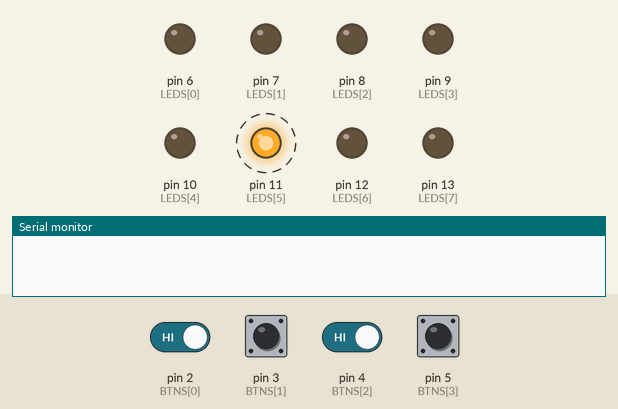
Recording of a sketch running on a simulated Arduino Uno, built with avr-gcc and run on an emulated ATmega328P. Parts: output pins drawn as LEDs (lit = HIGH), the last lines printed to the serial monitor. Dashed ring = blinking. The inputs (shaded band) are chosen by the test bench; at power-on: pin 2 (BTNS[0]), pin 3 (BTNS[1]), pin 4 (BTNS[2]), pin 5 (BTNS[3]) HIGH.

Above: at 0.68 s.
1.3 s: pin 2 (BTNS[0]) driven LOW and pin 4 (BTNS[2]) driven LOW
At 1.7 s:
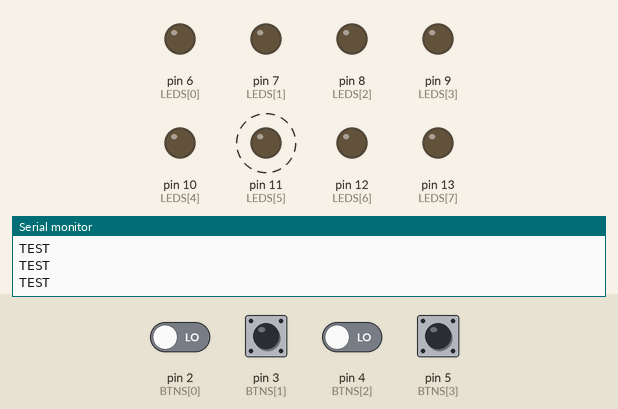
2.8 s: pin 3 (BTNS[1]) pulled LOW for 0.15 s
At 3.4 s:
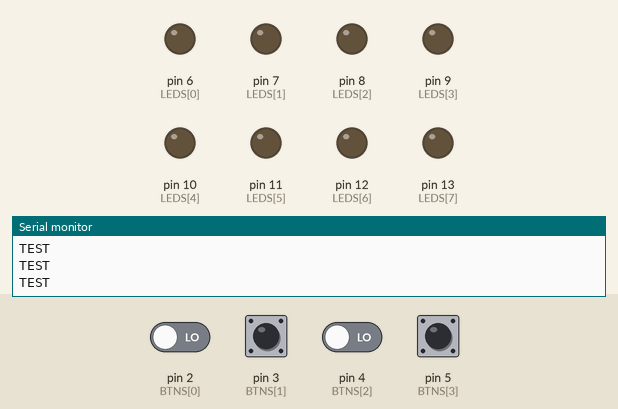
5.9 s: pin 5 (BTNS[3]) pulled LOW for 1 s
At 5.96 s:
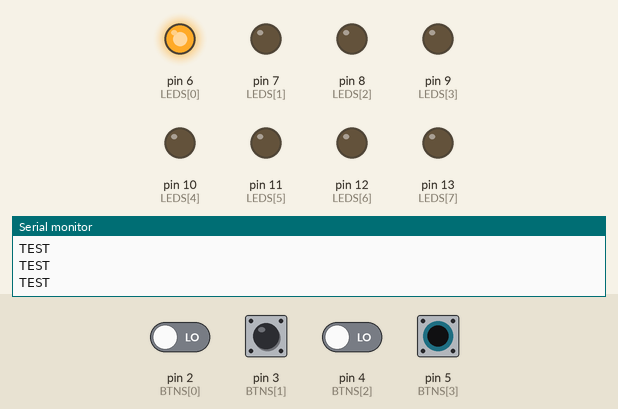
9.9 s: pin 2 (BTNS[0]) driven HIGH
At 10.46 s:
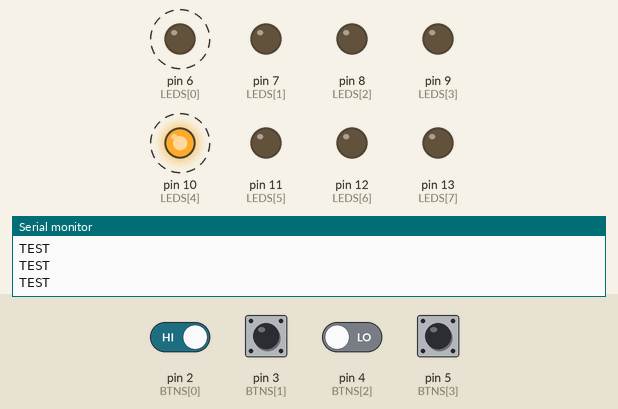
12.9 s: pin 2 (BTNS[0]) driven LOW
At 14.0 s:
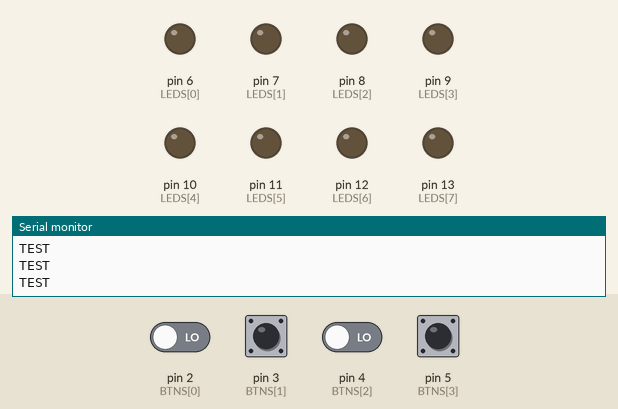
15.9 s: pin 4 (BTNS[2]) driven HIGH
At 16.9 s:
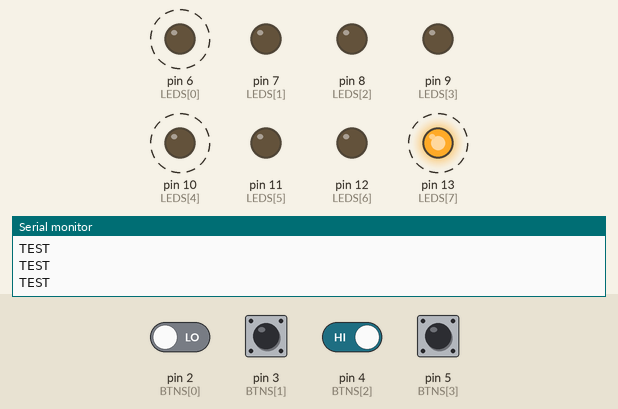
Timing chart, 0 to 19.9 s (numbered marks = the images above; inputs shaded):
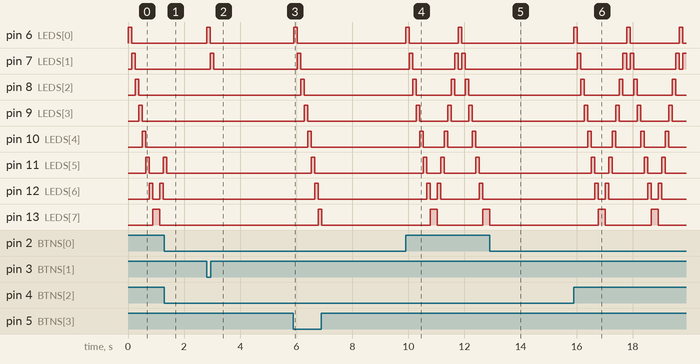

Measured:
- after the input at 1.3 s, pin 6 (LEDS[0]): stays LOW (without the input it goes to HIGH after 0.58 s); pin 7 (LEDS[1]), pin 8 (LEDS[2]), pin 9 (LEDS[3]), pin 10 (LEDS[4]): stops changing and stays LOW; pin 12 (LEDS[6]): stays LOW (without the input it goes to HIGH after 1.3 s); pin 13 (LEDS[7]): stays LOW (without the input it goes to HIGH after 1.5 s)
- after the input at 2.8 s, pin 6 (LEDS[0]): LOW → HIGH at once, → LOW 0.13 s later; pin 7 (LEDS[1]): LOW → HIGH after 0.13 s, → LOW 0.13 s later
- after the input at 5.9 s, pin 6 (LEDS[0]): LOW → HIGH at once, → LOW 0.13 s later; pin 7 (LEDS[1]): LOW → HIGH after 0.13 s, → LOW 0.13 s later; pin 8 (LEDS[2]): LOW → HIGH after 0.25 s, → LOW 0.13 s later; pin 9 (LEDS[3]): LOW → HIGH after 0.38 s, → LOW 0.13 s later; pin 10 (LEDS[4]): LOW → HIGH after 0.50 s, → LOW 0.13 s later
- after the input at 9.9 s, pin 6 (LEDS[0]): alternates HIGH for 0.13 s and LOW for 1.8 s, starting at once; pin 7 (LEDS[1]): goes HIGH 0.13 s, LOW 1.5 s, HIGH 0.13 s, LOW 0.13 s, HIGH 0.13 s, then LOW, starting after 0.13 s
- after the input at 12.9 s, pin 6 (LEDS[0]), pin 7 (LEDS[1]), pin 8 (LEDS[2]), pin 9 (LEDS[3]), pin 10 (LEDS[4]), pin 11 (LEDS[5]), pin 12 (LEDS[6]): stops changing and stays LOW; pin 13 (LEDS[7]): goes on until 12.9 s, then stays LOW
- after the input at 15.9 s, pin 6 (LEDS[0]): alternates HIGH for 0.13 s and LOW for 1.8 s, starting at once; pin 7 (LEDS[1]): LOW → HIGH after 0.13 s, → LOW 0.13 s later, → HIGH 1.5 s later, → LOW 0.13 s later, … (9 changes in this stretch)
- by itself, pin 12 (LEDS[6]): alternates HIGH for 0.13 s and LOW for 0.25 s

The sketch:

lab3-prob3-oddeven.ino
```cpp
// Buttons
const int NUM_OF_BTNS = 4;
const byte BTNS[NUM_OF_BTNS] = {
  2, 3, 4, 5,
};
byte isBtnsPressed[NUM_OF_BTNS] = {
  LOW, LOW, LOW, LOW,
};

// LEDs
const int NUM_OF_LEDS = 8;
const int NUM_OF_LEDS_HALF = NUM_OF_LEDS / 2;
const byte LEDS[NUM_OF_LEDS] = {
  6, 7, 8, 9, 10, 11, 12, 13,
};


void setup() {
  // put your setup code here, to run once:
  Serial.begin(9600);

  // Cofigure modes for btn and LED pins
  for (int i = 0; i < NUM_OF_BTNS; i++) {
    pinMode(BTNS[i], INPUT_PULLUP);
  }
  for (int i = 0; i < NUM_OF_LEDS; i++) {
    pinMode(LEDS[i], OUTPUT);
  }
}


void loop() {
  // put your main code here, to run repeatedly:
  // Check button presses
  int i = 0;
  while (i < NUM_OF_BTNS) {
    isBtnsPressed[i] = !digitalRead(BTNS[i]);
    i++;
  }


  // Light specific LEDs based on button pressed
  // Update for btn1 and btn3
  if (isBtnsPressed[0] && isBtnsPressed[2] && !isBtnsPressed[1] && !isBtnsPressed[3]) {
    Serial.println("TEST");
    clearLEDs();
  }
  // Update for btn2 and btn4
  else if (isBtnsPressed[1] && isBtnsPressed[3] && !isBtnsPressed[2] && !isBtnsPressed[0]) {
    LEDTraverse(false);
  }
  // Update for no btn pressesd
  else {
    blinkTraverse();
  }
}

void clearLEDs() {
  for (int i = 0; i < NUM_OF_LEDS; i++) {
    digitalWrite(LEDS[i], LOW);
  }
}

void lightLEDs() {
  for (int i = 0; i < NUM_OF_LEDS; i++) {
    digitalWrite(LEDS[i], HIGH);
  }
}

void LEDTraverse(bool on) {
  int delayInMS = 500;
  if (on) {
    clearLEDs();
  }
  else {
    lightLEDs();
  }

  for (int i = 0; i < NUM_OF_LEDS; i++) {
    if (checkButtons()) return;
    digitalWrite(LEDS[i], !on);
    delay(delayInMS);
    digitalWrite(LEDS[i], on);
  }

  delay(delayInMS);
  if (on) {
    clearLEDs();
  }
  else {
    lightLEDs();
  }

  for (int i = NUM_OF_LEDS - 1; i >= 0; i--) {
    digitalWrite(LEDS[i], !on);
    delay(delayInMS);
    digitalWrite(LEDS[i], on);
  }
  delay(delayInMS);
}

void blinkTraverse() {
  /* Blink from left to right, then right to left */
  clearLEDs();
  for (int i = 0; i < NUM_OF_LEDS; i++) {
    if (checkButtons()) return;
    digitalWrite(LEDS[i], HIGH);
    delay(125);
    digitalWrite(LEDS[i], LOW);
  }

  for (int i = NUM_OF_LEDS - 1; i > 0; i--) {
    if (checkButtons()) return;
    digitalWrite(LEDS[i], HIGH);
    delay(125);
    digitalWrite(LEDS[i], LOW);
  }
}


bool checkButtons() {
  // Check button presses
  for (int i = 0; i < NUM_OF_BTNS; i++) {
    if (isBtnsPressed[i] != !digitalRead(BTNS[i])) {
      return true;
    }
  }
  return false;
}
```
